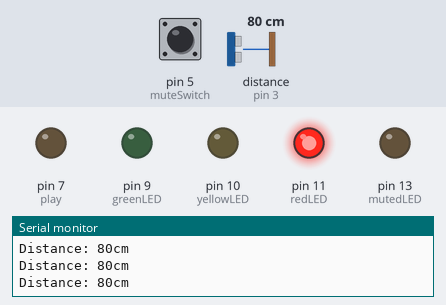
The sketch below on a simulated Arduino Uno, built with avr-gcc and run on an emulated ATmega328P. On the bench: output pins drawn as LEDs (lit = HIGH), the last lines printed to the serial monitor. Wiring (inferred from the names in the program): ultrasonic range finder: trigger pin 2; echo pin 3. The inputs (shaded band) are chosen by the test bench; at power-on: distance to the obstacle (sensor on pin 3) 80 cm, pin 5 (muteSwitch) LOW. The echo pulse lasts 58.3 µs per cm; pins used as bus, display or sensor lines are not drawn.

Above: at 1.2 s.
1.3 s: distance to the obstacle (sensor on pin 3) set to 56 cm
2.8 s: distance to the obstacle (sensor on pin 3) set to 48 cm
At 3.7 s:
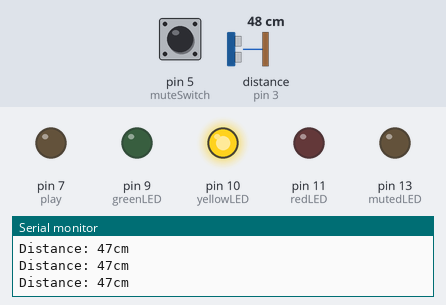
4.3 s: pin 5 (muteSwitch) pulled HIGH for 0.15 s
At 4.8 s:
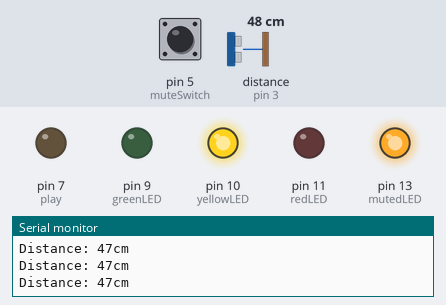
5.9 s: distance to the obstacle (sensor on pin 3) set to 30 cm
7.4 s: distance to the obstacle (sensor on pin 3) set to 23 cm
At 8.6 s:
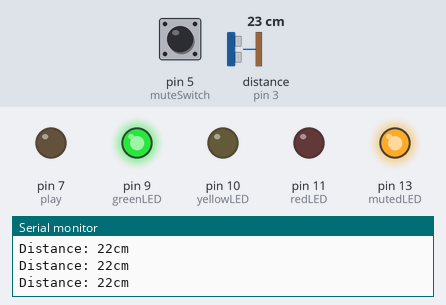
8.9 s: pin 5 (muteSwitch) pulled HIGH for 1 s
At 9.13 s:
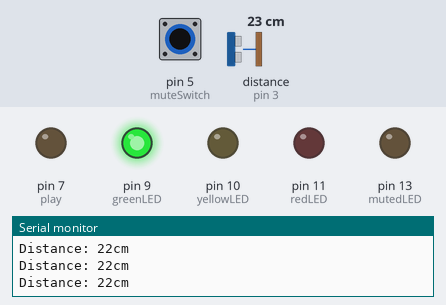
Timing chart, 0 to 11.9 s (numbered marks = the images above; inputs shaded):
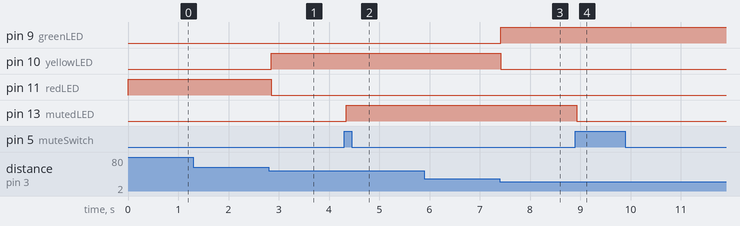

Measured:
- the behaviour switches between 52 and 51 cm on distance to the obstacle (sensor on pin 3) (found by bisection; images 0 and 1)
- the behaviour switches between 27 and 26 cm on distance to the obstacle (sensor on pin 3) (found by bisection; images 2 and 3)
- after the input at 2.8 s, pin 10 (yellowLED): LOW → HIGH after 0.05 s; pin 11 (redLED): HIGH → LOW after 0.05 s
- after the input at 4.3 s, pin 13 (mutedLED): LOW → HIGH after 0.05 s
- after the input at 7.4 s, pin 9 (greenLED): LOW → HIGH at once; pin 10 (yellowLED): HIGH → LOW at once
- after the input at 8.9 s, pin 13 (mutedLED): HIGH → LOW at once

The sketch:

ultrasonic.ino
```cpp
int trig = 2;
int echo = 3;

int redLED = 11;
int yellowLED = 10;
int greenLED = 9;

int mutedLED = 13;

int muteSwitch = 5;

int play = 7;

// loop variable (ignore)
int distance;
bool notPressedLastLoop = true;
bool muted = false;

void setup() {
  // initialise ultrasonic outputs (arduino pins default to inputs)
  pinMode(trig, OUTPUT);

  // initialise LED outputs
  pinMode(redLED, OUTPUT);
  pinMode(yellowLED, OUTPUT);
  pinMode(greenLED, OUTPUT);
  pinMode(mutedLED, OUTPUT);

  // initialise playback output
  pinMode(play, OUTPUT);

  // begin transmitting over serial
  Serial.begin(38400);
}

void loop() {
  // get the distance as read by the ultrasonic sensor (in centimeters)
  distance = readUltrasonicDistance(trig, echo);

  // check to see if the mute switch is being pressed
  if(digitalRead(muteSwitch) == HIGH && notPressedLastLoop) {
    muted = !muted;
    notPressedLastLoop = false;
  }
  else if(digitalRead(muteSwitch) == HIGH && !notPressedLastLoop) {
    notPressedLastLoop = false;
  }
  else if(digitalRead(muteSwitch) == LOW) {
    notPressedLastLoop = true;
  }

  // set the mute indicator LED to light if it is muted
  if(muted) {
    digitalWrite(mutedLED, HIGH);
  }
  else {
    digitalWrite(mutedLED, LOW);
  }

  // colour the LEDs accordingly
  switch(distance) {
    case 0 ... 25:
      digitalWrite(greenLED, HIGH);
      digitalWrite(yellowLED, LOW);
      digitalWrite(redLED, LOW);
      break;
    case 26 ... 50:
      digitalWrite(greenLED, LOW);
      digitalWrite(yellowLED, HIGH);
      digitalWrite(redLED, LOW);
      break;
    case 51 ... 1000:
      digitalWrite(greenLED, LOW);
      digitalWrite(yellowLED, LOW);
      digitalWrite(redLED, HIGH);
      break;
    default:
      digitalWrite(greenLED, LOW);
      digitalWrite(yellowLED, LOW);
      digitalWrite(redLED, HIGH);
      break;
  }

  // signal the sound player to play a sound if the distance is below 25, as long as it isn't muted
  if(distance < 25 && distance > 0 && !muted) {
    digitalWrite(play, HIGH);
    delay(5);
    digitalWrite(play, LOW);
  }

  // output the distance to the serial console
  Serial.print("Distance: ");
  Serial.print(distance);
  Serial.println("cm");

  // wait a bit before testing again
  delay(50);
}

int readUltrasonicDistance(int triggerPin, int echoPin) {
  // send out an ultrasonic ping from the sensor
  digitalWrite(triggerPin, HIGH);
  delayMicroseconds(10);
  digitalWrite(triggerPin, LOW);
  delayMicroseconds(2);

  // read how long it takes for the sound to return
  int duration = pulseIn(echoPin, HIGH);

  // convert the duration into a distance (cm)
  return duration / 29 / 2;
}
```
